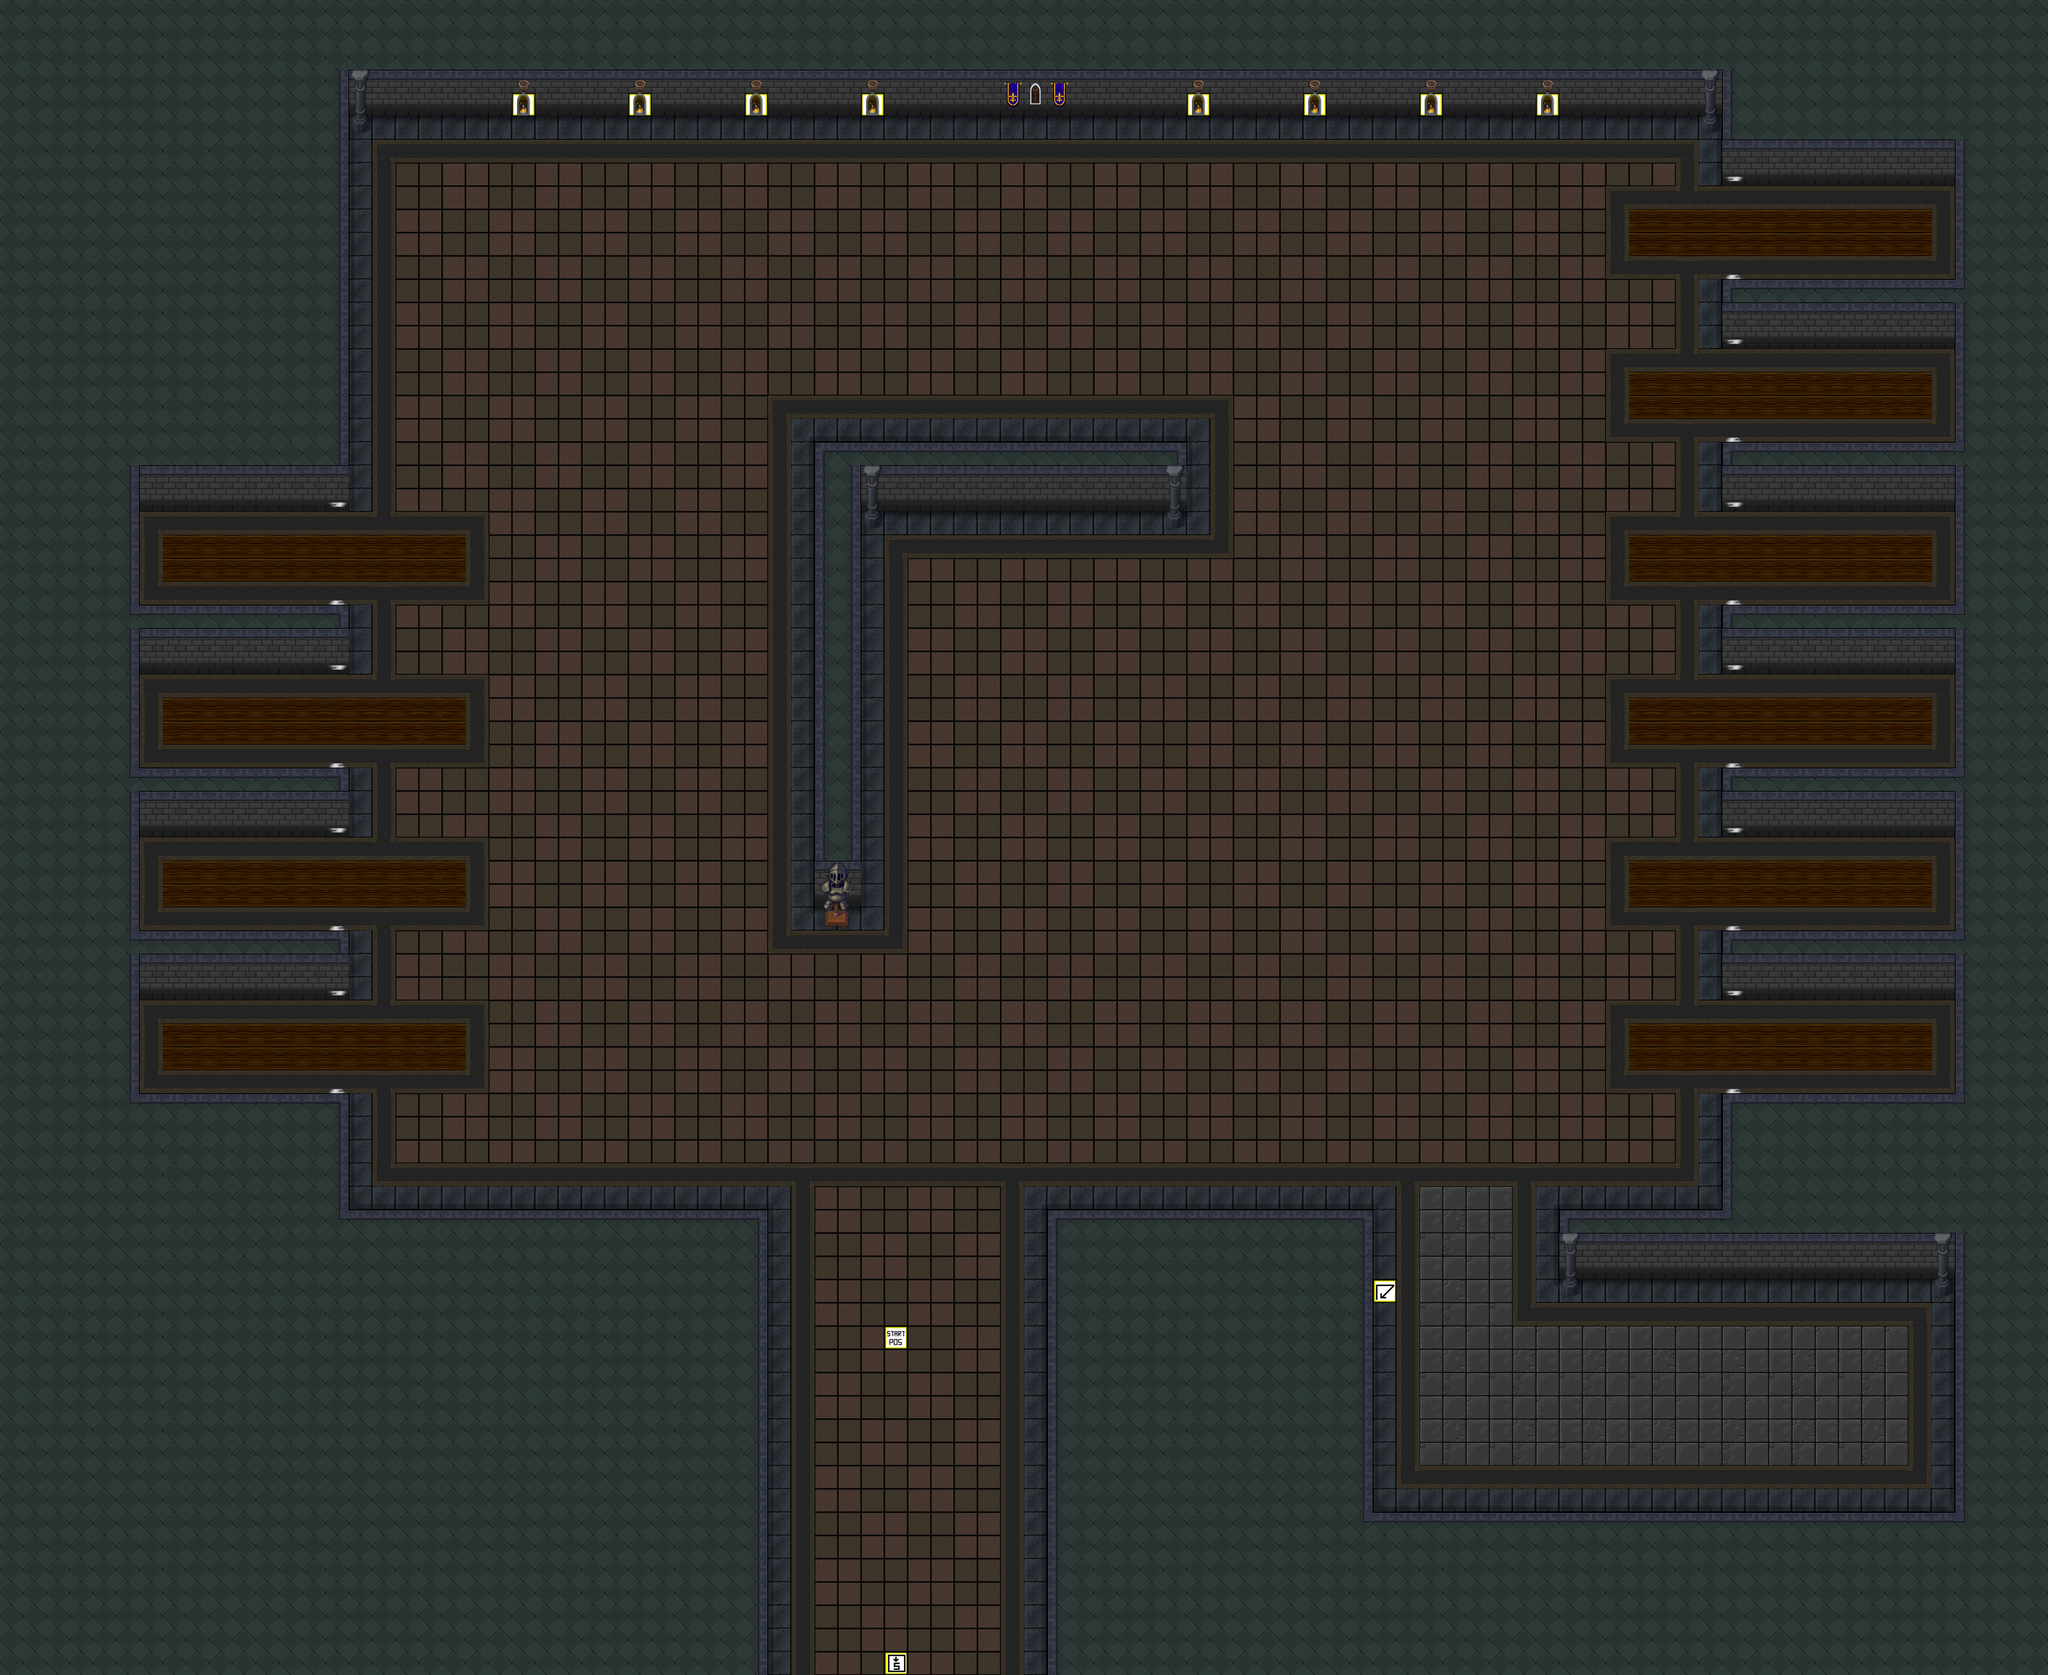

Tiled map render using the project's own tile images. Description and the map definition, with tile-layer contents summarised, below:
An orthogonal 88x72 tile map with 64x64 px tiles, 3 tile layers (game tiles, extra game tiles, marker tiles), 2 tilesets and 32 objects (22x Collision, 10x Laser).

<map version="1.2" tiledversion="1.3.4" orientation="orthogonal" renderorder="left-up" compressionlevel="0" width="88" height="72" tilewidth="64" tileheight="64" infinite="0" nextlayerid="61" nextobjectid="891">
 <tileset firstgid="1" name="marker_tiles" tilewidth="64" tileheight="64" tilecount="100" columns="10">
  <image source="marker_tiles.png" width="640" height="640" />
 </tileset>
 <tileset firstgid="101" name="tileset2" tilewidth="64" tileheight="64" tilecount="616" columns="22">
  <image source="tileset2.png" width="1408" height="1792" />
 </tileset>
 <layer id="56" name="game tiles" width="88" height="72">
  <data>[6336 cells, 6336 non-empty, 42 distinct tile ids]</data>
 </layer>
 <layer id="57" name="extra game tiles" width="88" height="72">
  <data>[6336 cells, 326 non-empty, 19 distinct tile ids]</data>
 </layer>
 <layer id="58" name="marker tiles" width="88" height="72">
  <data>[6336 cells, 11 non-empty, 4 distinct tile ids]</data>
 </layer>
 <objectgroup color="#ffaa00" id="42" name="collision" visible="0">
  <object id="833" name="Wall" type="Collision" x="0" y="3008" width="960" height="320" />
  <object id="834" name="Wall" type="Collision" x="0" y="3328" width="2112" height="1280" />
  <object id="835" name="Wall" type="Collision" x="5376" y="3520" width="256" height="640" />
  <object id="837" name="Wall" type="Collision" x="5376" y="512" width="256" height="2496" />
  <object id="839" name="Wall" type="Collision" x="960" y="0" width="3776" height="320" />
  <object id="840" name="Wall" type="Collision" x="0" y="0" width="960" height="1408" />
  <object id="847" name="Wall" type="Collision" x="2880" y="3328" width="896" height="1280" />
  <object id="850" name="Wall" type="Collision" x="4736" y="0" width="896" height="512" />
  <object id="853" name="Wall" type="Collision" x="4736" y="3008" width="896" height="512" />
  <object id="856" name="Wall" type="Collision" x="4288" y="3328" width="448" height="192" />
  <object id="857" name="Wall" type="Collision" x="4736" y="768" width="640" height="192" />
  <object id="860" name="Wall" type="Collision" x="3776" y="4160" width="1856" height="448" />
  <object id="867" name="Laser" gid="6" x="4736" y="768" width="64" height="64">
   <properties>
    <property name="direction" value="vertical" />
    <property name="height" type="int" value="4" />
    <property name="width" type="int" value="1" />
   </properties>
  </object>
  <object id="868" name="Laser" gid="6" x="4736" y="1216" width="64" height="64">
   <properties>
    <property name="direction" value="vertical" />
    <property name="height" type="int" value="4" />
    <property name="width" type="int" value="1" />
   </properties>
  </object>
  <object id="869" name="Laser" gid="6" x="4736" y="1664" width="64" height="64">
   <properties>
    <property name="direction" value="vertical" />
    <property name="height" type="int" value="4" />
    <property name="width" type="int" value="1" />
   </properties>
  </object>
  <object id="870" name="Laser" gid="6" x="4736" y="2112" width="64" height="64">
   <properties>
    <property name="direction" value="vertical" />
    <property name="height" type="int" value="4" />
    <property name="width" type="int" value="1" />
   </properties>
  </object>
  <object id="871" name="Laser" gid="6" x="4736" y="2560" width="64" height="64">
   <properties>
    <property name="direction" value="vertical" />
    <property name="height" type="int" value="4" />
    <property name="width" type="int" value="1" />
   </properties>
  </object>
  <object id="872" name="Laser" gid="6" x="4736" y="3008" width="64" height="64">
   <properties>
    <property name="direction" value="vertical" />
    <property name="height" type="int" value="4" />
    <property name="width" type="int" value="1" />
   </properties>
  </object>
  <object id="873" name="Wall" type="Collision" x="4736" y="1216" width="640" height="192" />
  <object id="874" name="Wall" type="Collision" x="4736" y="1664" width="640" height="192" />
  <object id="875" name="Wall" type="Collision" x="4736" y="2112" width="640" height="192" />
  <object id="876" name="Wall" type="Collision" x="4736" y="2560" width="640" height="192" />
  <object id="877" name="Wall" type="Collision" x="2240" y="1216" width="1024" height="192" />
  <object id="878" name="Wall" type="Collision" x="2240" y="1408" width="128" height="1088" />
  <object id="883" name="Wall" type="Collision" x="0" y="1408" width="384" height="1600" />
  <object id="884" name="Wall" type="Collision" x="384" y="1664" width="576" height="192" />
  <object id="885" name="Wall" type="Collision" x="384" y="2112" width="576" height="192" />
  <object id="886" name="Wall" type="Collision" x="384" y="2560" width="576" height="192" />
  <object id="887" name="Laser" gid="6" x="896" y="3008" width="64" height="64">
   <properties>
    <property name="direction" value="vertical" />
    <property name="height" type="int" value="4" />
    <property name="width" type="int" value="1" />
   </properties>
  </object>
  <object id="888" name="Laser" gid="6" x="896" y="2560" width="64" height="64">
   <properties>
    <property name="direction" value="vertical" />
    <property name="height" type="int" value="4" />
    <property name="width" type="int" value="1" />
   </properties>
  </object>
  <object id="889" name="Laser" gid="6" x="896" y="2112" width="64" height="64">
   <properties>
    <property name="direction" value="vertical" />
    <property name="height" type="int" value="4" />
    <property name="width" type="int" value="1" />
   </properties>
  </object>
  <object id="890" name="Laser" gid="6" x="896" y="1664" width="64" height="64">
   <properties>
    <property name="direction" value="vertical" />
    <property name="height" type="int" value="4" />
    <property name="width" type="int" value="1" />
   </properties>
  </object>
 </objectgroup>
</map>
